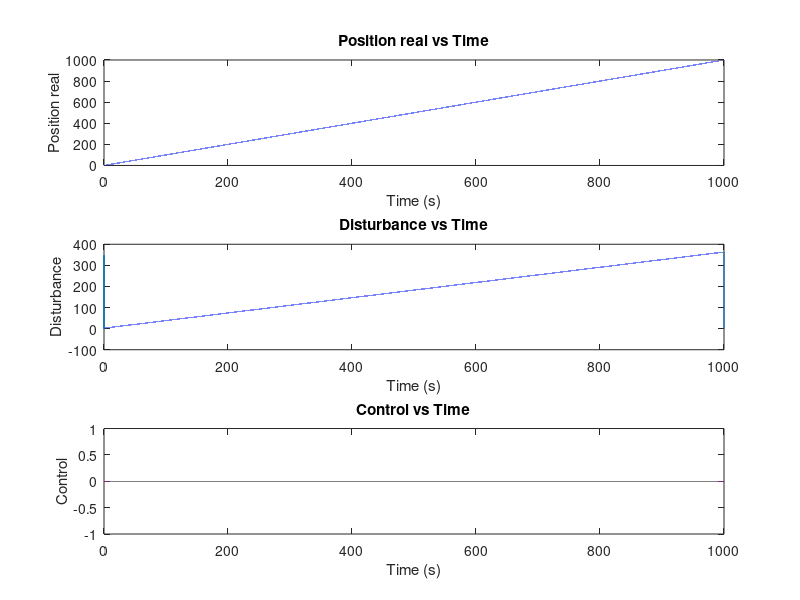

Write the MATLAB code that produced this figure.
clear 

%%%%%%%%%%%%%%%%%%%%%%%%%%%%% USV Model %%%%%%%%%%%%%%%%%%%%%%%%%%%%%%%%%%
m = 3980;
Iz = 19703;
Xu = -50;
Yv = -200;
Yr = 0;
Nv = 0;
Nr = -1281;
m11 = m;
m22 = m; 
m33 = Iz;
l = 3.5;

M = [m11, 0, 0; 0, m22, 0; 0, 0, m33];
D = [Xu, 0, 0; 0, Yv, Yr; 0, Nv, Nr];
M_inv = inv(M);
MD = M_inv*D;
%%%%%%%%%%%%%%%%%%%%%%%%%%%%%%%%%%%%%%%%%%%%%%%%%%%%%%%%%%%%%%%%%%%%%%%%%%
%%%%%%%%%%%%%%%%%%%%%%%%%%% State estimate %%%%%%%%%%%%%%%%%%%%%%%%%%%%%%%
A_estim = [0, 0, 1, 0;
     0, 0, 0, 1;
     0, 0, 0, 0;
     0, 0, 0, 0];

B_estim = [0, 0;
     0, 0;
     1, 0;
     0, 1];

Bum_estim = [1, 0;
     0, 1;
     0, 0;
     0, 0];

L = diag([1, 1, 1, 1]);

% Define the state weighting matrix Q and control weighting matrix R
Q = diag([1, 1, 1, 1]); % Adjust the values based on your requirements
R = diag([1, 1]);          % Adjust the values based on your requirements

% Calculate the LQR gain K
[K, S, e] = lqr(A_estim, B_estim, Q, R);

cutoff = 3;
%%%%%%%%%%%%%%%%%%%%%%%%%%%%%%%%%%%%%%%%%%%%%%%%%%%%%%%%%%%%%%%%%%%%%%%%%%

%%%%%%%%%%%%%%%%%%%%%%%%%%%%%%%%%%%%%%%%%%%%%%%%%%%%%%%%%%%%%%%%%%%%%%%%%%
% Simulation parameters
dt = 0.01; % Time step (seconds)
total_time = 1000; % Total simulation time (seconds)
num_steps = total_time / dt; % Number of simulation steps

% Initialize state vectors
x = zeros(6, num_steps); % State vector [position; velocity]
u = zeros(2, num_steps); % Control input vector
estim_x = zeros(4, num_steps);
virtual_state = zeros(4, num_steps);
virtual_u = zeros(2, num_steps);
um = zeros(1, num_steps);
um_dot = 0;
filtered_um = zeros(1, num_steps);

time = 0:dt:(total_time-dt); % Time vector

% Initial condition
x(:, 1) = [0; 0; 0; 0; 0; 0]; % Initial position and velocity
estim_x(:, 1) = [l; 0; 0; 0];

B_usv = [1/M(1,1), 1/M(1,1);
         0, 0;
         l/M(3,3), -l/M(3,3)
         0, 0;
         0, 0;
         0, 0]; 

B_disturbance = [0, 0;
                 0, 0;
                 0, 0;
                 1, 0;
                 0, 1;
                 0, 0]; 


% Simulation loop (Euler method)
for k = 2:num_steps-1
    

    % Compute the state derivative with disturbance
    f_usv = [(Xu*x(1, k) + m22*x(2, k)*x(3, k))/m11;
          (Yv*x(2, k) + Yr*x(3, k) - m11*x(1, k)*x(2, k))/m22;
          (-m22*x(1, k)*x(2, k) + m11*x(1, k)*x(1, k) + Nv*x(2, k) + Nr*x(3, k))/m33;
          x(1, k)*cos(x(6, k)) - x(2, k)*sin(x(6, k));
          x(1, k)*sin(x(6, k)) + x(2, k)*cos(x(6, k));
          x(3, k)];


    % L1 estim
    virtual_state(:, k) = [x(4, k) + l*cos(x(6, k));
                     x(5, k) + l*sin(x(6, k));
                     x(1, k)*cos(x(6, k)) - x(2, k)*sin(x(6, k)) - x(3, k)*l*sin(x(6, k));
                     x(1, k)*sin(x(6, k)) + x(2, k)*cos(x(6, k)) + x(3, k)*l*cos(x(6, k))];
    % L1 control input
    x_error = estim_x(:, k) - virtual_state(:,k);
    gain = -1;
    pi = (1/gain)*(exp(gain*dt)-1);
    um(k) = -exp(gain*dt)*x_error(1)/pi;
    um_dot = (um(k)-um(k-1))/dt;
    con = um_dot + 1.73*um(k);
    filtered_um(k) = filtered_um(k-1)*exp(-cutoff*dt) - con*(1-exp(-cutoff*dt));

    % Virtual control
    virtual_u(:,k) = [f_usv(1)*cos(x(6, k)) - x(1, k)*x(3, k)*sin(x(6, k)) - f_usv(2)*sin(x(6, k)) - x(2, k)*x(3, k)*cos(x(6, k)) - f_usv(3)*l*sin(x(6, k)) - x(3, k)*x(3, k)*l*cos(x(6, k));
                 f_usv(1)*sin(x(6, k)) + x(1, k)*x(3, k)*cos(x(6, k)) + f_usv(2)*sin(x(6, k)) - x(2, k)*x(3, k)*sin(x(6, k)) + f_usv(3)*l*cos(x(6, k)) - x(3, k)*x(3, k)*l*sin(x(6, k))];

    % State feedback for Hurwitz matrix
    state_feedback = -K*virtual_state(:,k);
    state_feedback_u = [0.5*(m33*(state_feedback(2)*cos(x(6, k)) - state_feedback(1)*sin(x(6, k)))/(l*l) + m11*(state_feedback(1)*cos(x(6, k)) + state_feedback(2)*sin(x(6, k))));
                       0.5*(-m33*(state_feedback(2)*cos(x(6, k)) - state_feedback(1)*sin(x(6, k)))/(l*l) + m11*(state_feedback(1)*cos(x(6, k)) + state_feedback(2)*sin(x(6, k))))];

    % Real Control input
    u(:,k) = [0.5*(m11*cos(x(6, k))-m33*sin(x(6, k))/(l*l));
              0.5*(m11*cos(x(6, k))+m33*sin(x(6, k))/(l*l))]*filtered_um(k) + state_feedback_u;
    u(:,k) = [0;0];
 
    Am = A_estim - B_estim*K;
    estim_dx = Am*estim_x(:,k) + B_estim*virtual_u(:,k) + Bum_estim*[um(k) ; 0] - L*(x_error);

    % disturbance = [sin(time(k)); 0.0];
    disturbance = [1; 0.0];
    dx = f_usv + B_usv*u(:, k) + B_disturbance*disturbance;

    x(:, k+1) = x(:, k) + dx * dt;
    estim_x(:, k+1) = estim_x(:, k) + estim_dx * dt;

end
%%%%%%%%%%%%%%%%%%%%%%%%%%%%%%%%%%%%%%%%%%%%%%%%%%%%%%%%%%%%%%%%%%%%%%%%%%

figure;
subplot(3,1,1);
plot(time, x(4, :));
title('Position real vs Time');
xlabel('Time (s)');
ylabel('Position real');

subplot(3,1,2);
plot(time, um);
title('Disturbance vs Time');
xlabel('Time (s)');
ylabel('Disturbance');

subplot(3,1,3);
plot(time, u);
title('Control vs Time');
xlabel('Time (s)');
ylabel('Control');